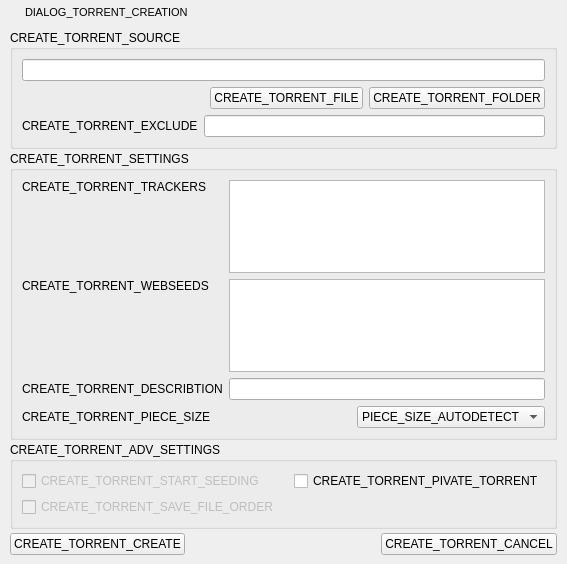
<?xml version="1.0" encoding="UTF-8"?>
<ui version="4.0">
 <class>CreateTorrentDialog</class>
 <widget class="QDialog" name="CreateTorrentDialog">
  <property name="geometry">
   <rect>
    <x>0</x>
    <y>0</y>
    <width>406</width>
    <height>564</height>
   </rect>
  </property>
  <property name="sizePolicy">
   <sizepolicy hsizetype="Fixed" vsizetype="Fixed">
    <horstretch>0</horstretch>
    <verstretch>0</verstretch>
   </sizepolicy>
  </property>
  <property name="maximumSize">
   <size>
    <width>406</width>
    <height>564</height>
   </size>
  </property>
  <property name="windowTitle">
   <string>DIALOG_TORRENT_CREATION</string>
  </property>
  <property name="windowIcon">
   <iconset resource="../../../Resources/ltorrent.qrc">
    <normaloff>:/icons/app.ico</normaloff>:/icons/app.ico</iconset>
  </property>
  <property name="styleSheet">
   <string notr="true"/>
  </property>
  <layout class="QVBoxLayout" name="verticalLayout">
   <property name="spacing">
    <number>0</number>
   </property>
   <property name="leftMargin">
    <number>1</number>
   </property>
   <property name="topMargin">
    <number>1</number>
   </property>
   <property name="rightMargin">
    <number>1</number>
   </property>
   <property name="bottomMargin">
    <number>0</number>
   </property>
   <item>
    <widget class="QWidget" name="titleBar" native="true">
     <property name="minimumSize">
      <size>
       <width>0</width>
       <height>23</height>
      </size>
     </property>
     <property name="maximumSize">
      <size>
       <width>16777215</width>
       <height>23</height>
      </size>
     </property>
     <property name="styleSheet">
      <string notr="true"/>
     </property>
     <layout class="QHBoxLayout" name="horizontalLayout">
      <property name="spacing">
       <number>4</number>
      </property>
      <property name="leftMargin">
       <number>5</number>
      </property>
      <property name="topMargin">
       <number>0</number>
      </property>
      <property name="rightMargin">
       <number>1</number>
      </property>
      <property name="bottomMargin">
       <number>0</number>
      </property>
      <item>
       <widget class="QLabel" name="tbMenu">
        <property name="maximumSize">
         <size>
          <width>15</width>
          <height>15</height>
         </size>
        </property>
        <property name="text">
         <string/>
        </property>
        <property name="pixmap">
         <pixmap resource="../../../Resources/ltorrent.qrc">:/icons/app.ico</pixmap>
        </property>
        <property name="scaledContents">
         <bool>true</bool>
        </property>
       </widget>
      </item>
      <item>
       <widget class="QLabel" name="LTitle">
        <property name="minimumSize">
         <size>
          <width>100</width>
          <height>22</height>
         </size>
        </property>
        <property name="maximumSize">
         <size>
          <width>16777215</width>
          <height>22</height>
         </size>
        </property>
        <property name="font">
         <font>
          <family>Arial</family>
          <pointsize>8</pointsize>
          <weight>50</weight>
          <bold>false</bold>
          <stylestrategy>PreferDefault</stylestrategy>
         </font>
        </property>
        <property name="styleSheet">
         <string notr="true"/>
        </property>
        <property name="text">
         <string>DIALOG_TORRENT_CREATION</string>
        </property>
        <property name="textFormat">
         <enum>Qt::AutoText</enum>
        </property>
       </widget>
      </item>
      <item>
       <widget class="QPushButton" name="pbClose">
        <property name="minimumSize">
         <size>
          <width>22</width>
          <height>22</height>
         </size>
        </property>
        <property name="maximumSize">
         <size>
          <width>22</width>
          <height>22</height>
         </size>
        </property>
        <property name="iconSize">
         <size>
          <width>22</width>
          <height>22</height>
         </size>
        </property>
        <property name="flat">
         <bool>true</bool>
        </property>
       </widget>
      </item>
     </layout>
    </widget>
   </item>
   <item>
    <widget class="QWidget" name="m_centralWidget" native="true">
     <property name="styleSheet">
      <string notr="true"/>
     </property>
     <layout class="QGridLayout" name="gridLayout_4">
      <property name="leftMargin">
       <number>9</number>
      </property>
      <property name="topMargin">
       <number>6</number>
      </property>
      <property name="rightMargin">
       <number>9</number>
      </property>
      <property name="bottomMargin">
       <number>9</number>
      </property>
      <property name="horizontalSpacing">
       <number>0</number>
      </property>
      <property name="verticalSpacing">
       <number>2</number>
      </property>
      <item row="2" column="0" colspan="3">
       <widget class="QGroupBox" name="groupBox_3">
        <property name="title">
         <string>CREATE_TORRENT_ADV_SETTINGS</string>
        </property>
        <layout class="QGridLayout" name="gridLayout_2">
         <item row="0" column="0">
          <widget class="QCheckBox" name="startSeedCheckBox">
           <property name="enabled">
            <bool>false</bool>
           </property>
           <property name="text">
            <string>CREATE_TORRENT_START_SEEDING</string>
           </property>
          </widget>
         </item>
         <item row="0" column="1">
          <spacer name="horizontalSpacer_3">
           <property name="orientation">
            <enum>Qt::Horizontal</enum>
           </property>
           <property name="sizeHint" stdset="0">
            <size>
             <width>90</width>
             <height>20</height>
            </size>
           </property>
          </spacer>
         </item>
         <item row="0" column="2">
          <widget class="QCheckBox" name="privateCheckBox">
           <property name="text">
            <string>CREATE_TORRENT_PIVATE_TORRENT</string>
           </property>
          </widget>
         </item>
         <item row="1" column="2">
          <spacer name="horizontalSpacer_4">
           <property name="orientation">
            <enum>Qt::Horizontal</enum>
           </property>
           <property name="sizeHint" stdset="0">
            <size>
             <width>158</width>
             <height>20</height>
            </size>
           </property>
          </spacer>
         </item>
         <item row="1" column="0" colspan="2">
          <widget class="QCheckBox" name="saveOrderCheckBox">
           <property name="enabled">
            <bool>false</bool>
           </property>
           <property name="text">
            <string>CREATE_TORRENT_SAVE_FILE_ORDER</string>
           </property>
          </widget>
         </item>
        </layout>
       </widget>
      </item>
      <item row="4" column="0">
       <widget class="QPushButton" name="createButton">
        <property name="text">
         <string>CREATE_TORRENT_CREATE</string>
        </property>
       </widget>
      </item>
      <item row="4" column="1">
       <spacer name="horizontalSpacer">
        <property name="orientation">
         <enum>Qt::Horizontal</enum>
        </property>
        <property name="sizeHint" stdset="0">
         <size>
          <width>226</width>
          <height>20</height>
         </size>
        </property>
       </spacer>
      </item>
      <item row="4" column="2">
       <widget class="QPushButton" name="cancelButton">
        <property name="text">
         <string>CREATE_TORRENT_CANCEL</string>
        </property>
       </widget>
      </item>
      <item row="1" column="0" colspan="3">
       <widget class="QGroupBox" name="groupBox_2">
        <property name="title">
         <string>CREATE_TORRENT_SETTINGS</string>
        </property>
        <layout class="QGridLayout" name="gridLayout_3">
         <item row="5" column="2">
          <spacer name="horizontalSpacer_2">
           <property name="orientation">
            <enum>Qt::Horizontal</enum>
           </property>
           <property name="sizeHint" stdset="0">
            <size>
             <width>171</width>
             <height>20</height>
            </size>
           </property>
          </spacer>
         </item>
         <item row="5" column="3">
          <widget class="QComboBox" name="piceSizeComboBox">
           <item>
            <property name="text">
             <string>PIECE_SIZE_AUTODETECT</string>
            </property>
           </item>
           <item>
            <property name="text">
             <string>16Mb</string>
            </property>
           </item>
           <item>
            <property name="text">
             <string>8Mb</string>
            </property>
           </item>
           <item>
            <property name="text">
             <string>4Mb</string>
            </property>
           </item>
           <item>
            <property name="text">
             <string>2Mb</string>
            </property>
           </item>
           <item>
            <property name="text">
             <string>1Mb</string>
            </property>
           </item>
           <item>
            <property name="text">
             <string>512Kb</string>
            </property>
           </item>
           <item>
            <property name="text">
             <string>256Kb</string>
            </property>
           </item>
           <item>
            <property name="text">
             <string>128Kb</string>
            </property>
           </item>
           <item>
            <property name="text">
             <string>64Kb</string>
            </property>
           </item>
           <item>
            <property name="text">
             <string>32Kb</string>
            </property>
           </item>
           <item>
            <property name="text">
             <string>16Kb</string>
            </property>
           </item>
           <item>
            <property name="text">
             <string>8Kb</string>
            </property>
           </item>
          </widget>
         </item>
         <item row="5" column="0" colspan="2">
          <widget class="QLabel" name="label_4">
           <property name="text">
            <string>CREATE_TORRENT_PIECE_SIZE</string>
           </property>
          </widget>
         </item>
         <item row="0" column="0">
          <widget class="QLabel" name="label">
           <property name="text">
            <string>CREATE_TORRENT_TRACKERS</string>
           </property>
          </widget>
         </item>
         <item row="4" column="1" colspan="3">
          <widget class="QLineEdit" name="discribtionEdit"/>
         </item>
         <item row="2" column="0">
          <widget class="QLabel" name="label_2">
           <property name="text">
            <string>CREATE_TORRENT_WEBSEEDS</string>
           </property>
          </widget>
         </item>
         <item row="0" column="1" rowspan="2" colspan="3">
          <widget class="QTextEdit" name="trackerEdit">
           <property name="maximumSize">
            <size>
             <width>16777215</width>
             <height>100</height>
            </size>
           </property>
          </widget>
         </item>
         <item row="1" column="0">
          <spacer name="verticalSpacer_2">
           <property name="orientation">
            <enum>Qt::Vertical</enum>
           </property>
           <property name="sizeHint" stdset="0">
            <size>
             <width>20</width>
             <height>65</height>
            </size>
           </property>
          </spacer>
         </item>
         <item row="2" column="1" rowspan="2" colspan="3">
          <widget class="QTextEdit" name="webSeedEdit">
           <property name="maximumSize">
            <size>
             <width>16777215</width>
             <height>100</height>
            </size>
           </property>
          </widget>
         </item>
         <item row="3" column="0">
          <spacer name="verticalSpacer">
           <property name="orientation">
            <enum>Qt::Vertical</enum>
           </property>
           <property name="sizeHint" stdset="0">
            <size>
             <width>20</width>
             <height>66</height>
            </size>
           </property>
          </spacer>
         </item>
         <item row="4" column="0">
          <widget class="QLabel" name="label_3">
           <property name="text">
            <string>CREATE_TORRENT_DESCRIBTION</string>
           </property>
          </widget>
         </item>
        </layout>
       </widget>
      </item>
      <item row="0" column="0" colspan="3">
       <widget class="QGroupBox" name="groupBox">
        <property name="title">
         <string>CREATE_TORRENT_SOURCE</string>
        </property>
        <layout class="QGridLayout" name="gridLayout">
         <item row="1" column="0" colspan="2">
          <spacer name="horizontalSpacer_5">
           <property name="orientation">
            <enum>Qt::Horizontal</enum>
           </property>
           <property name="sizeHint" stdset="0">
            <size>
             <width>206</width>
             <height>20</height>
            </size>
           </property>
          </spacer>
         </item>
         <item row="1" column="2">
          <widget class="QPushButton" name="browseFileButton">
           <property name="text">
            <string>CREATE_TORRENT_FILE</string>
           </property>
          </widget>
         </item>
         <item row="1" column="3">
          <widget class="QPushButton" name="browseDirButton">
           <property name="text">
            <string>CREATE_TORRENT_FOLDER</string>
           </property>
          </widget>
         </item>
         <item row="2" column="0">
          <widget class="QLabel" name="label_5">
           <property name="text">
            <string>CREATE_TORRENT_EXCLUDE</string>
           </property>
          </widget>
         </item>
         <item row="2" column="1" colspan="3">
          <widget class="QLineEdit" name="filterEdit"/>
         </item>
         <item row="0" column="0" colspan="4">
          <widget class="QLineEdit" name="pathEdit"/>
         </item>
        </layout>
       </widget>
      </item>
      <item row="3" column="0" colspan="2">
       <widget class="QWidget" name="widget" native="true"/>
      </item>
     </layout>
    </widget>
   </item>
  </layout>
  <action name="actionClose">
   <property name="text">
    <string>close</string>
   </property>
  </action>
 </widget>
 <resources>
  <include location="../../../Resources/ltorrent.qrc"/>
  <include location="../../../Resources/ltorrent.qrc"/>
 </resources>
 <connections>
  <connection>
   <sender>browseDirButton</sender>
   <signal>clicked()</signal>
   <receiver>CreateTorrentDialog</receiver>
   <slot>BrowseDir()</slot>
   <hints>
    <hint type="sourcelabel">
     <x>349</x>
     <y>69</y>
    </hint>
    <hint type="destinationlabel">
     <x>202</x>
     <y>252</y>
    </hint>
   </hints>
  </connection>
  <connection>
   <sender>browseFileButton</sender>
   <signal>clicked()</signal>
   <receiver>CreateTorrentDialog</receiver>
   <slot>BrowseFile()</slot>
   <hints>
    <hint type="sourcelabel">
     <x>268</x>
     <y>69</y>
    </hint>
    <hint type="destinationlabel">
     <x>202</x>
     <y>281</y>
    </hint>
   </hints>
  </connection>
  <connection>
   <sender>createButton</sender>
   <signal>clicked()</signal>
   <receiver>CreateTorrentDialog</receiver>
   <slot>BeginCreate()</slot>
   <hints>
    <hint type="sourcelabel">
     <x>46</x>
     <y>543</y>
    </hint>
    <hint type="destinationlabel">
     <x>202</x>
     <y>281</y>
    </hint>
   </hints>
  </connection>
  <connection>
   <sender>cancelButton</sender>
   <signal>clicked()</signal>
   <receiver>CreateTorrentDialog</receiver>
   <slot>Cancel()</slot>
   <hints>
    <hint type="sourcelabel">
     <x>359</x>
     <y>543</y>
    </hint>
    <hint type="destinationlabel">
     <x>202</x>
     <y>281</y>
    </hint>
   </hints>
  </connection>
 </connections>
 <slots>
  <slot>BrowseDir()</slot>
  <slot>BrowseFile()</slot>
  <slot>BeginCreate()</slot>
  <slot>Cancel()</slot>
 </slots>
</ui>
